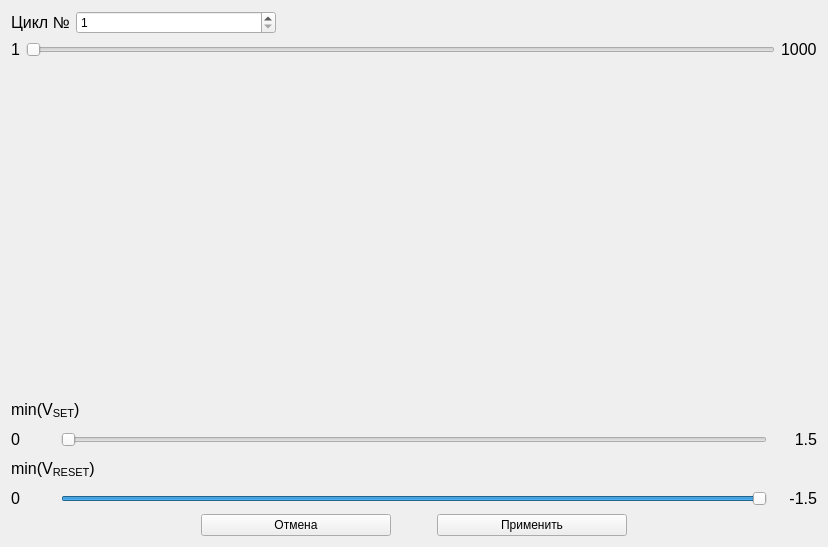
<?xml version="1.0" encoding="UTF-8"?>
<ui version="4.0">
 <class>MinSetResetPanel</class>
 <widget class="QWidget" name="MinSetResetPanel">
  <property name="geometry">
   <rect>
    <x>0</x>
    <y>0</y>
    <width>828</width>
    <height>547</height>
   </rect>
  </property>
  <property name="windowTitle">
   <string>Form</string>
  </property>
  <layout class="QVBoxLayout" name="verticalLayout">
   <item>
    <layout class="QVBoxLayout" name="verticalLayout_cycles">
     <item>
      <layout class="QHBoxLayout" name="horizontalLayout_cycle_spin" stretch="0,0,0">
       <item>
        <widget class="QLabel" name="lbl_cycle">
         <property name="text">
          <string>&lt;html&gt;&lt;head/&gt;&lt;body&gt;&lt;p&gt;&lt;span style=&quot; font-size:12pt;&quot;&gt;Цикл №&lt;/span&gt;&lt;/p&gt;&lt;/body&gt;&lt;/html&gt;</string>
         </property>
        </widget>
       </item>
       <item>
        <widget class="QSpinBox" name="spin_cycle">
         <property name="sizePolicy">
          <sizepolicy hsizetype="Expanding" vsizetype="Fixed">
           <horstretch>0</horstretch>
           <verstretch>0</verstretch>
          </sizepolicy>
         </property>
         <property name="minimumSize">
          <size>
           <width>0</width>
           <height>0</height>
          </size>
         </property>
         <property name="maximumSize">
          <size>
           <width>200</width>
           <height>16777215</height>
          </size>
         </property>
         <property name="minimum">
          <number>1</number>
         </property>
        </widget>
       </item>
       <item>
        <spacer name="horizontalSpacer_cycle_spin">
         <property name="orientation">
          <enum>Qt::Orientation::Horizontal</enum>
         </property>
         <property name="sizeHint" stdset="0">
          <size>
           <width>40</width>
           <height>20</height>
          </size>
         </property>
        </spacer>
       </item>
      </layout>
     </item>
     <item>
      <layout class="QHBoxLayout" name="horizontalLayout_cycle_slider">
       <item>
        <widget class="QLabel" name="lbl_cycle_min">
         <property name="text">
          <string>&lt;html&gt;&lt;head/&gt;&lt;body&gt;&lt;p&gt;&lt;span style=&quot; font-size:12pt;&quot;&gt;1&lt;/span&gt;&lt;/p&gt;&lt;/body&gt;&lt;/html&gt;</string>
         </property>
        </widget>
       </item>
       <item>
        <widget class="QSlider" name="slider_cycle">
         <property name="minimum">
          <number>1</number>
         </property>
         <property name="orientation">
          <enum>Qt::Orientation::Horizontal</enum>
         </property>
        </widget>
       </item>
       <item>
        <widget class="QLabel" name="lbl_cycle_max">
         <property name="text">
          <string>&lt;html&gt;&lt;head/&gt;&lt;body&gt;&lt;p&gt;&lt;span style=&quot; font-size:12pt;&quot;&gt;1000&lt;/span&gt;&lt;/p&gt;&lt;/body&gt;&lt;/html&gt;</string>
         </property>
        </widget>
       </item>
      </layout>
     </item>
    </layout>
   </item>
   <item>
    <widget class="QWidget" name="mpl_canvas" native="true">
     <property name="sizePolicy">
      <sizepolicy hsizetype="Expanding" vsizetype="Expanding">
       <horstretch>0</horstretch>
       <verstretch>1</verstretch>
      </sizepolicy>
     </property>
     <property name="minimumSize">
      <size>
       <width>600</width>
       <height>300</height>
      </size>
     </property>
     <layout class="QVBoxLayout" name="verticalLayout_canvas">
      <property name="spacing">
       <number>0</number>
      </property>
      <property name="leftMargin">
       <number>0</number>
      </property>
      <property name="topMargin">
       <number>0</number>
      </property>
      <property name="rightMargin">
       <number>0</number>
      </property>
      <property name="bottomMargin">
       <number>0</number>
      </property>
     </layout>
    </widget>
   </item>
   <item>
    <layout class="QVBoxLayout" name="verticalLayout_voltage_params">
     <property name="spacing">
      <number>10</number>
     </property>
     <item>
      <layout class="QHBoxLayout" name="horizontalLayout_vset_label">
       <item>
        <widget class="QLabel" name="lbl_min_vset">
         <property name="minimumSize">
          <size>
           <width>120</width>
           <height>0</height>
          </size>
         </property>
         <property name="text">
          <string>&lt;html&gt;&lt;head/&gt;&lt;body&gt;&lt;p&gt;&lt;span style=&quot; font-size:12pt;&quot;&gt;min(V&lt;/span&gt;&lt;span style=&quot; font-size:12pt; vertical-align:sub;&quot;&gt;SET&lt;/span&gt;&lt;span style=&quot; font-size:12pt;&quot;&gt;)&lt;/span&gt;&lt;/p&gt;&lt;/body&gt;&lt;/html&gt;</string>
         </property>
        </widget>
       </item>
       <item>
        <spacer name="horizontalSpacer_vset_label">
         <property name="orientation">
          <enum>Qt::Orientation::Horizontal</enum>
         </property>
         <property name="sizeHint" stdset="0">
          <size>
           <width>40</width>
           <height>20</height>
          </size>
         </property>
        </spacer>
       </item>
      </layout>
     </item>
     <item>
      <layout class="QHBoxLayout" name="horizontalLayout_vset_slider">
       <item>
        <widget class="QLabel" name="lbl_min_vset_min_value">
         <property name="minimumSize">
          <size>
           <width>40</width>
           <height>0</height>
          </size>
         </property>
         <property name="text">
          <string>&lt;html&gt;&lt;head/&gt;&lt;body&gt;&lt;p&gt;&lt;span style=&quot; font-size:12pt;&quot;&gt;0&lt;/span&gt;&lt;/p&gt;&lt;/body&gt;&lt;/html&gt;</string>
         </property>
        </widget>
       </item>
       <item>
        <widget class="QSlider" name="slider_min_vset">
         <property name="minimum">
          <number>0</number>
         </property>
         <property name="maximum">
          <number>1500</number>
         </property>
         <property name="value">
          <number>0</number>
         </property>
         <property name="orientation">
          <enum>Qt::Orientation::Horizontal</enum>
         </property>
        </widget>
       </item>
       <item>
        <widget class="QLabel" name="lbl_min_vset_max_value">
         <property name="minimumSize">
          <size>
           <width>40</width>
           <height>0</height>
          </size>
         </property>
         <property name="text">
          <string>&lt;html&gt;&lt;head/&gt;&lt;body&gt;&lt;p&gt;&lt;span style=&quot; font-size:12pt;&quot;&gt;1.5&lt;/span&gt;&lt;/p&gt;&lt;/body&gt;&lt;/html&gt;</string>
         </property>
         <property name="alignment">
          <set>Qt::AlignmentFlag::AlignRight|Qt::AlignmentFlag::AlignTrailing|Qt::AlignmentFlag::AlignVCenter</set>
         </property>
        </widget>
       </item>
      </layout>
     </item>
     <item>
      <layout class="QHBoxLayout" name="horizontalLayout_vreset_label">
       <item>
        <widget class="QLabel" name="lbl_min_vreset">
         <property name="minimumSize">
          <size>
           <width>120</width>
           <height>0</height>
          </size>
         </property>
         <property name="text">
          <string>&lt;html&gt;&lt;head/&gt;&lt;body&gt;&lt;p&gt;&lt;span style=&quot; font-size:12pt;&quot;&gt;min(V&lt;/span&gt;&lt;span style=&quot; font-size:12pt; vertical-align:sub;&quot;&gt;RESET&lt;/span&gt;&lt;span style=&quot; font-size:12pt;&quot;&gt;)&lt;/span&gt;&lt;/p&gt;&lt;/body&gt;&lt;/html&gt;</string>
         </property>
        </widget>
       </item>
       <item>
        <spacer name="horizontalSpacer_vreset_label">
         <property name="orientation">
          <enum>Qt::Orientation::Horizontal</enum>
         </property>
         <property name="sizeHint" stdset="0">
          <size>
           <width>40</width>
           <height>20</height>
          </size>
         </property>
        </spacer>
       </item>
      </layout>
     </item>
     <item>
      <layout class="QHBoxLayout" name="horizontalLayout_vreset_slider">
       <item>
        <widget class="QLabel" name="lbl_min_vreset_min_value">
         <property name="minimumSize">
          <size>
           <width>40</width>
           <height>0</height>
          </size>
         </property>
         <property name="text">
          <string>&lt;html&gt;&lt;head/&gt;&lt;body&gt;&lt;p&gt;&lt;span style=&quot; font-size:12pt;&quot;&gt;0&lt;/span&gt;&lt;/p&gt;&lt;/body&gt;&lt;/html&gt;</string>
         </property>
        </widget>
       </item>
       <item>
        <widget class="QSlider" name="slider_min_vreset">
         <property name="minimum">
          <number>-1500</number>
         </property>
         <property name="maximum">
          <number>0</number>
         </property>
         <property name="value">
          <number>0</number>
         </property>
         <property name="orientation">
          <enum>Qt::Orientation::Horizontal</enum>
         </property>
        </widget>
       </item>
       <item>
        <widget class="QLabel" name="lbl_min_vreset_max_value">
         <property name="minimumSize">
          <size>
           <width>40</width>
           <height>0</height>
          </size>
         </property>
         <property name="text">
          <string>&lt;html&gt;&lt;head/&gt;&lt;body&gt;&lt;p&gt;&lt;span style=&quot; font-size:12pt;&quot;&gt;-1.5&lt;/span&gt;&lt;/p&gt;&lt;/body&gt;&lt;/html&gt;</string>
         </property>
         <property name="alignment">
          <set>Qt::AlignmentFlag::AlignRight|Qt::AlignmentFlag::AlignTrailing|Qt::AlignmentFlag::AlignVCenter</set>
         </property>
        </widget>
       </item>
      </layout>
     </item>
    </layout>
   </item>
   <item>
    <layout class="QHBoxLayout" name="horizontalLayout" stretch="1,1,0,1,1">
     <item>
      <spacer name="horizontalSpacer">
       <property name="orientation">
        <enum>Qt::Orientation::Horizontal</enum>
       </property>
       <property name="sizeHint" stdset="0">
        <size>
         <width>40</width>
         <height>20</height>
        </size>
       </property>
      </spacer>
     </item>
     <item>
      <widget class="QPushButton" name="btn_cancel">
       <property name="sizePolicy">
        <sizepolicy hsizetype="Expanding" vsizetype="Fixed">
         <horstretch>0</horstretch>
         <verstretch>0</verstretch>
        </sizepolicy>
       </property>
       <property name="text">
        <string>Отмена</string>
       </property>
      </widget>
     </item>
     <item>
      <spacer name="horizontalSpacer_2">
       <property name="orientation">
        <enum>Qt::Orientation::Horizontal</enum>
       </property>
       <property name="sizeType">
        <enum>QSizePolicy::Policy::Fixed</enum>
       </property>
       <property name="sizeHint" stdset="0">
        <size>
         <width>40</width>
         <height>20</height>
        </size>
       </property>
      </spacer>
     </item>
     <item>
      <widget class="QPushButton" name="btn_apply">
       <property name="sizePolicy">
        <sizepolicy hsizetype="Expanding" vsizetype="Fixed">
         <horstretch>0</horstretch>
         <verstretch>0</verstretch>
        </sizepolicy>
       </property>
       <property name="text">
        <string>Применить</string>
       </property>
      </widget>
     </item>
     <item>
      <spacer name="horizontalSpacer_3">
       <property name="orientation">
        <enum>Qt::Orientation::Horizontal</enum>
       </property>
       <property name="sizeHint" stdset="0">
        <size>
         <width>40</width>
         <height>20</height>
        </size>
       </property>
      </spacer>
     </item>
    </layout>
   </item>
  </layout>
 </widget>
 <resources/>
 <connections/>
</ui>
